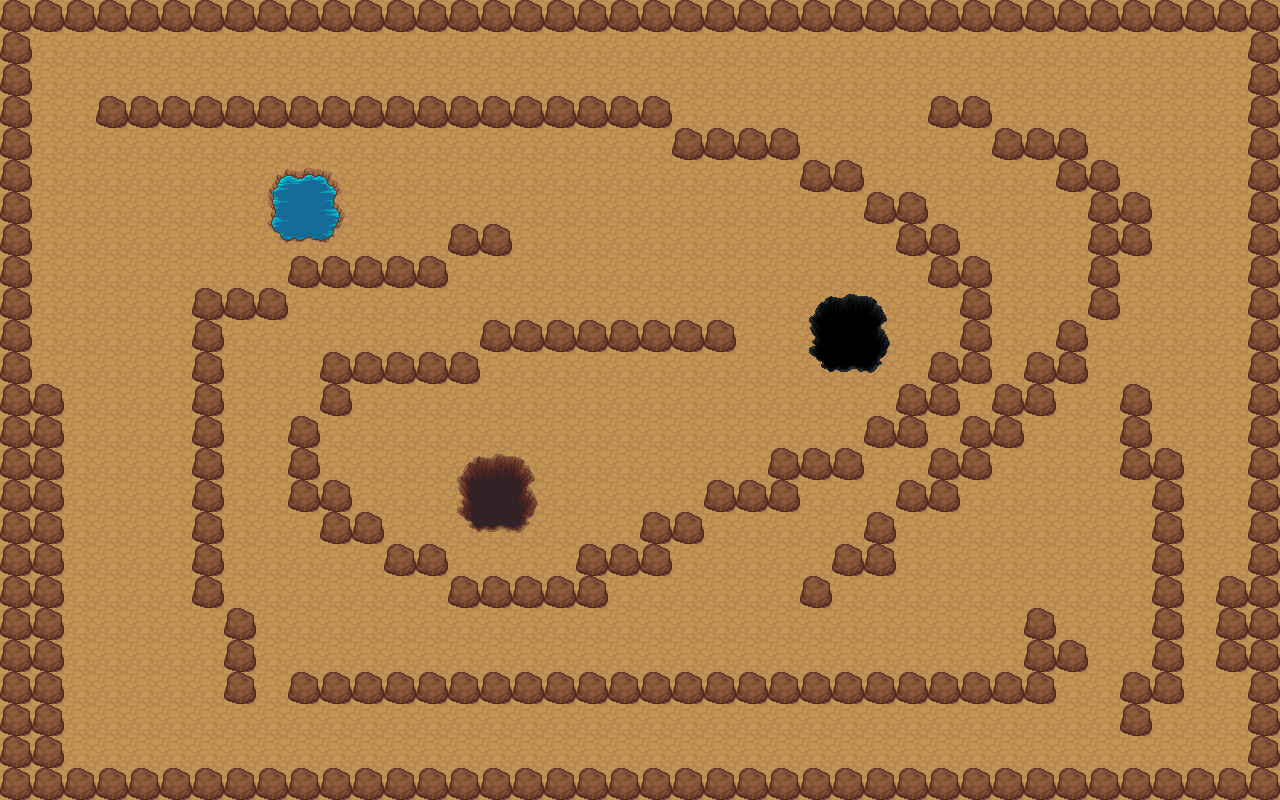

Tiled map render using the project's own tile images. Description and the map definition, with tile-layer contents summarised, below:
An orthogonal 40x25 tile map with 32x32 px tiles, 2 tile layers (Tile Layer 1, Tile Layer 2) and 53 objects.

<map version="1.0" orientation="orthogonal" renderorder="right-down" width="40" height="25" tilewidth="32" tileheight="32">
 <tileset firstgid="1" name="terrain" tilewidth="32" tileheight="32">
  <image source="terrain.png" width="672" height="736" />
 </tileset>
 <layer name="Tile Layer 1" width="40" height="25">
  <data>[1000 cells, 1000 non-empty, 1 distinct tile ids]</data>
 </layer>
 <layer name="Tile Layer 2" width="40" height="25">
  <data>[1000 cells, 334 non-empty, 28 distinct tile ids]</data>
 </layer>
 <objectgroup name="walls">
  <object x="0" y="0" width="1280" height="32" />
  <object x="0" y="32" width="32" height="352" />
  <object x="0" y="384" width="64" height="416" />
  <object x="64" y="768" width="1216" height="32" />
  <object x="1248" y="32" width="32" height="736" />
  <object x="1216" y="576" width="32" height="96" />
  <object x="1120" y="672" width="32" height="64" />
  <object x="1120" y="384" width="32" height="96" />
  <object x="1152" y="448" width="32" height="256" />
  <object x="288" y="672" width="768" height="32" />
  <object x="1024" y="608" width="32" height="64" />
  <object x="1056" y="640" width="32" height="32" />
  <object x="224" y="608" width="32" height="96" />
  <object x="192" y="288" width="32" height="320" />
  <object x="224" y="288" width="64" height="32" />
  <object x="288" y="256" width="160" height="32" />
  <object x="448" y="224" width="64" height="32" />
  <object x="96" y="96" width="576" height="32" />
  <object x="672" y="128" width="128" height="32" />
  <object x="800" y="160" width="64" height="32" />
  <object x="864" y="192" width="64" height="32" />
  <object x="896" y="224" width="64" height="32" />
  <object x="928" y="256" width="64" height="32" />
  <object x="960" y="288" width="32" height="96" />
  <object x="928" y="352" width="32" height="64" />
  <object x="896" y="384" width="32" height="64" />
  <object x="864" y="416" width="32" height="32" />
  <object x="768" y="448" width="96" height="32" />
  <object x="704" y="480" width="96" height="32" />
  <object x="640" y="512" width="64" height="32" />
  <object x="576" y="544" width="96" height="32" />
  <object x="480" y="320" width="256" height="32" />
  <object x="320" y="352" width="160" height="32" />
  <object x="320" y="384" width="32" height="32" />
  <object x="288" y="416" width="32" height="96" />
  <object x="320" y="480" width="32" height="64" />
  <object x="352" y="512" width="32" height="32" />
  <object x="384" y="544" width="64" height="32" />
  <object x="448" y="576" width="160" height="32" />
  <object x="800" y="576" width="32" height="32" />
  <object x="832" y="544" width="64" height="32" />
  <object x="864" y="512" width="32" height="32" />
  <object x="896" y="480" width="64" height="32" />
  <object x="928" y="448" width="64" height="32" />
  <object x="960" y="416" width="64" height="32" />
  <object x="992" y="384" width="64" height="32" />
  <object x="1024" y="352" width="64" height="32" />
  <object x="1056" y="320" width="32" height="32" />
  <object x="928" y="96" width="64" height="32" />
  <object x="992" y="128" width="96" height="32" />
  <object x="1056" y="160" width="64" height="32" />
  <object x="1088" y="192" width="64" height="64" />
  <object x="1088" y="256" width="32" height="64" />
 </objectgroup>
</map>
